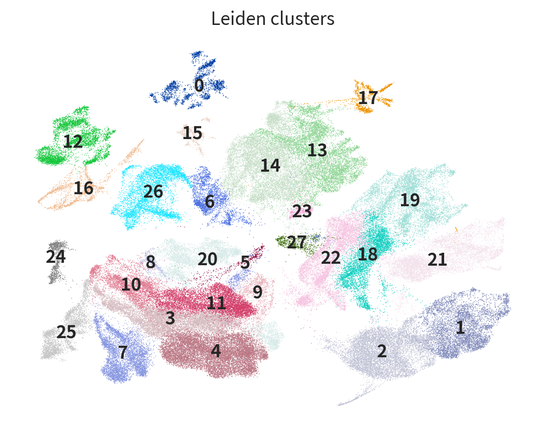
#> input picture figures/source/umap_clusters.png, 545 x 434 px, shrunk from 1135 x 905 before the run
$ python assemble_manuscript_figures.py
#> lines starting #> are read from the running program, lines starting #| are printed output that depends on the picture
#!/usr/bin/env python
"""Assemble Figure 1 from versioned source panels without refitting models."""
from __future__ import annotations

from pathlib import Path

import matplotlib.image as mpimg
import matplotlib.pyplot as plt
import numpy as np


ROOT = Path(__file__).resolve().parents[1]
SOURCE = ROOT / "figures" / "source"
FINAL = ROOT / "figures" / "final"
FINAL.mkdir(parents=True, exist_ok=True)

plt.rcParams.update(
    {"font.family": "DejaVu Sans", "font.size": 9, "figure.dpi": 150}
)


def source(name: str) -> Path:
    path = SOURCE / name
    if not path.exists():
        raise FileNotFoundError(
            f"Missing source panel {path}. Run workflow/run_core_analysis.ps1 first."
        )
    return path


def panel_label(ax, letter: str) -> None:
    ax.text(
        -0.018,
        1.025,
        letter,
        transform=ax.transAxes,
        fontsize=16,
        fontweight="bold",
        va="bottom",
        ha="right",
    )


def add_panel(ax, filename: str, letter: str, title: str, crop_top: float = 1.0) -> None:
    image = mpimg.imread(source(filename))
    if crop_top < 1.0:
        image = image[: int(image.shape[0] * crop_top), :]
    ax.imshow(image)
    ax.axis("off")
    panel_label(ax, letter)
    ax.set_title(title, fontsize=9, loc="left", pad=5)


def save_both(fig, stem: str) -> None:
    fig.savefig(FINAL / f"{stem}.png", dpi=300, bbox_inches="tight", facecolor="white")
    fig.savefig(FINAL / f"{stem}.pdf", bbox_inches="tight", facecolor="white")
    plt.close(fig)
    print("saved", stem)


def grid_figure(items, nrows: int, ncols: int, stem: str, figsize) -> None:
#> called with nrows = 2, ncols = 3, stem = 'Figure1', figsize = (16, 9.5)
    fig, axes = plt.subplots(nrows, ncols, figsize=figsize)
    axes = np.atleast_1d(axes).ravel()
    for ax in axes:
        ax.axis("off")
    for ax, item in zip(axes, items):
        add_panel(ax, *item)
#> in add_panel, image is the input picture: shape (434, 545, 4) float32; mean R, G, B, A 0.939, 0.947, 0.949, 1
    fig.tight_layout(pad=1.1)
    save_both(fig, stem)
#> in save_both, `fig.savefig(FINAL / f"{stem}.png", dpi=300, bbox_inches="tight", facec..`:
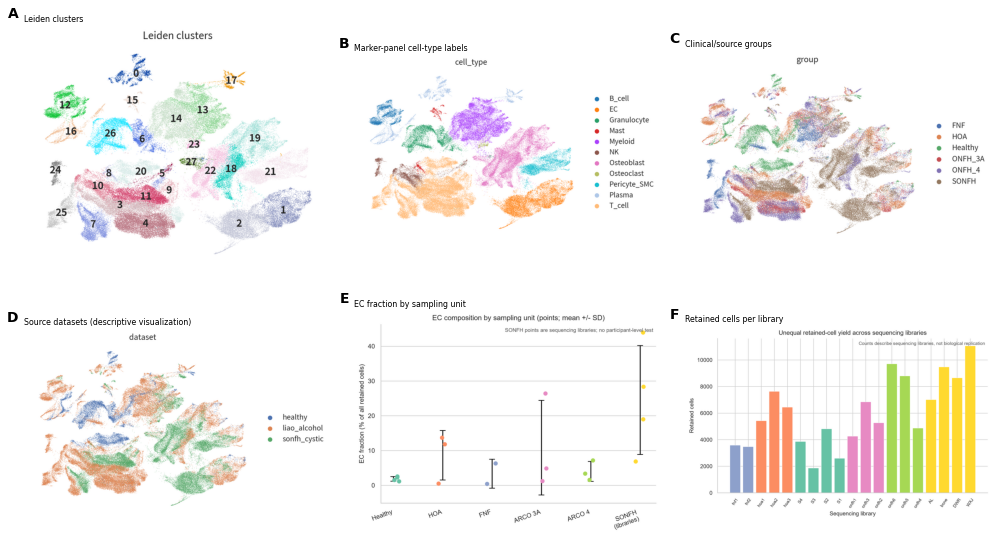
#> figure drawn by matplotlib, 6 panels


grid_figure(
    [
        ("umap_clusters.png", "A", "Leiden clusters"),
        ("umap_celltype.png", "B", "Marker-panel cell-type labels"),
        ("umap_group.png", "C", "Clinical/source groups"),
        ("umap_dataset.png", "D", "Source datasets (descriptive visualization)"),
        ("fig1e_v4_ec_fraction.png", "E", "EC fraction by sampling unit"),
        ("fig1f_v4_retained_cells.png", "F", "Retained cells per library"),
    ],
    2,
    3,
    "Figure1",
    (16, 9.5),
)
